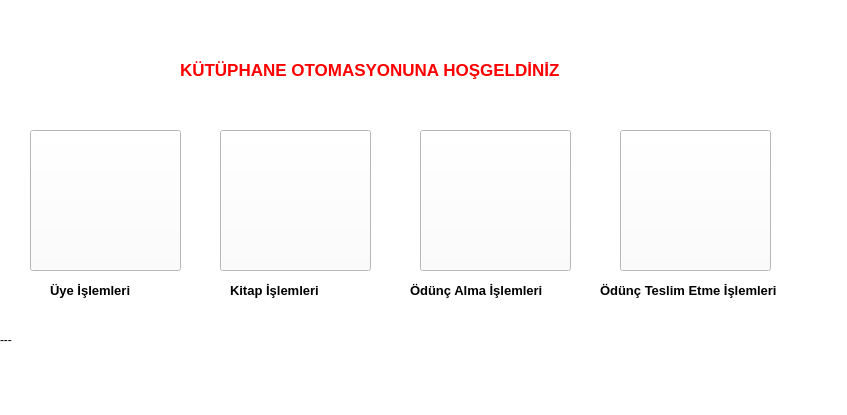
<?xml version="1.0" encoding="UTF-8"?>
<ui version="4.0">
 <class>MainWindow</class>
 <widget class="QMainWindow" name="MainWindow">
  <property name="geometry">
   <rect>
    <x>0</x>
    <y>0</y>
    <width>847</width>
    <height>415</height>
   </rect>
  </property>
  <property name="font">
   <font>
    <bold>true</bold>
   </font>
  </property>
  <property name="windowTitle">
   <string>MainWindow</string>
  </property>
  <property name="styleSheet">
   <string notr="true">background-color: rgb(255, 255, 255);</string>
  </property>
  <widget class="QWidget" name="centralwidget">
   <widget class="QLabel" name="label">
    <property name="geometry">
     <rect>
      <x>180</x>
      <y>60</y>
      <width>511</width>
      <height>20</height>
     </rect>
    </property>
    <property name="font">
     <font>
      <pointsize>13</pointsize>
      <bold>true</bold>
     </font>
    </property>
    <property name="styleSheet">
     <string notr="true">color: rgb(255, 0, 0);</string>
    </property>
    <property name="text">
     <string>KÜTÜPHANE OTOMASYONUNA HOŞGELDİNİZ</string>
    </property>
   </widget>
   <widget class="QPushButton" name="btnUyeIslemleri">
    <property name="geometry">
     <rect>
      <x>30</x>
      <y>130</y>
      <width>151</width>
      <height>141</height>
     </rect>
    </property>
    <property name="text">
     <string/>
    </property>
    <property name="icon">
     <iconset>
      <normaloff>../../DERS/görsel/2.Ödev/images/user.jpg</normaloff>../../DERS/görsel/2.Ödev/images/user.jpg</iconset>
    </property>
    <property name="iconSize">
     <size>
      <width>100</width>
      <height>100</height>
     </size>
    </property>
   </widget>
   <widget class="QPushButton" name="btnKitapIslemleri">
    <property name="geometry">
     <rect>
      <x>220</x>
      <y>130</y>
      <width>151</width>
      <height>141</height>
     </rect>
    </property>
    <property name="text">
     <string/>
    </property>
    <property name="icon">
     <iconset>
      <normaloff>../../DERS/görsel/2.Ödev/images/book.jpg</normaloff>../../DERS/görsel/2.Ödev/images/book.jpg</iconset>
    </property>
    <property name="iconSize">
     <size>
      <width>100</width>
      <height>100</height>
     </size>
    </property>
   </widget>
   <widget class="QPushButton" name="btnOduncAlma">
    <property name="geometry">
     <rect>
      <x>420</x>
      <y>130</y>
      <width>151</width>
      <height>141</height>
     </rect>
    </property>
    <property name="text">
     <string/>
    </property>
    <property name="icon">
     <iconset>
      <normaloff>../../DERS/görsel/2.Ödev/images/odunc_1.jpg</normaloff>../../DERS/görsel/2.Ödev/images/odunc_1.jpg</iconset>
    </property>
    <property name="iconSize">
     <size>
      <width>100</width>
      <height>100</height>
     </size>
    </property>
   </widget>
   <widget class="QPushButton" name="btnOduncTeslim">
    <property name="geometry">
     <rect>
      <x>620</x>
      <y>130</y>
      <width>151</width>
      <height>141</height>
     </rect>
    </property>
    <property name="text">
     <string/>
    </property>
    <property name="icon">
     <iconset>
      <normaloff>../../DERS/görsel/2.Ödev/images/odunc_2.jpg</normaloff>../../DERS/görsel/2.Ödev/images/odunc_2.jpg</iconset>
    </property>
    <property name="iconSize">
     <size>
      <width>100</width>
      <height>100</height>
     </size>
    </property>
   </widget>
   <widget class="QLabel" name="label_2">
    <property name="geometry">
     <rect>
      <x>50</x>
      <y>280</y>
      <width>101</width>
      <height>20</height>
     </rect>
    </property>
    <property name="font">
     <font>
      <pointsize>10</pointsize>
      <bold>true</bold>
     </font>
    </property>
    <property name="styleSheet">
     <string notr="true">color: rgb(0, 0, 0);</string>
    </property>
    <property name="text">
     <string>Üye İşlemleri	</string>
    </property>
   </widget>
   <widget class="QLabel" name="label_3">
    <property name="geometry">
     <rect>
      <x>230</x>
      <y>280</y>
      <width>131</width>
      <height>20</height>
     </rect>
    </property>
    <property name="font">
     <font>
      <pointsize>10</pointsize>
      <bold>true</bold>
     </font>
    </property>
    <property name="styleSheet">
     <string notr="true">color: rgb(0, 0, 0);</string>
    </property>
    <property name="text">
     <string>Kitap İşlemleri	</string>
    </property>
   </widget>
   <widget class="QLabel" name="label_4">
    <property name="geometry">
     <rect>
      <x>410</x>
      <y>280</y>
      <width>181</width>
      <height>20</height>
     </rect>
    </property>
    <property name="font">
     <font>
      <pointsize>10</pointsize>
      <bold>true</bold>
     </font>
    </property>
    <property name="styleSheet">
     <string notr="true">color: rgb(0, 0, 0);</string>
    </property>
    <property name="text">
     <string>Ödünç Alma İşlemleri	</string>
    </property>
   </widget>
   <widget class="QLabel" name="label_5">
    <property name="geometry">
     <rect>
      <x>600</x>
      <y>280</y>
      <width>251</width>
      <height>20</height>
     </rect>
    </property>
    <property name="font">
     <font>
      <pointsize>10</pointsize>
      <bold>true</bold>
     </font>
    </property>
    <property name="styleSheet">
     <string notr="true">color: rgb(0, 0, 0);</string>
    </property>
    <property name="text">
     <string>Ödünç Teslim Etme İşlemleri</string>
    </property>
   </widget>
   <widget class="QLabel" name="lblYazar">
    <property name="geometry">
     <rect>
      <x>0</x>
      <y>330</y>
      <width>211</width>
      <height>20</height>
     </rect>
    </property>
    <property name="text">
     <string>---</string>
    </property>
   </widget>
  </widget>
  <widget class="QMenuBar" name="menubar">
   <property name="geometry">
    <rect>
     <x>0</x>
     <y>0</y>
     <width>847</width>
     <height>26</height>
    </rect>
   </property>
  </widget>
  <widget class="QStatusBar" name="statusbar"/>
 </widget>
 <resources/>
 <connections/>
</ui>
